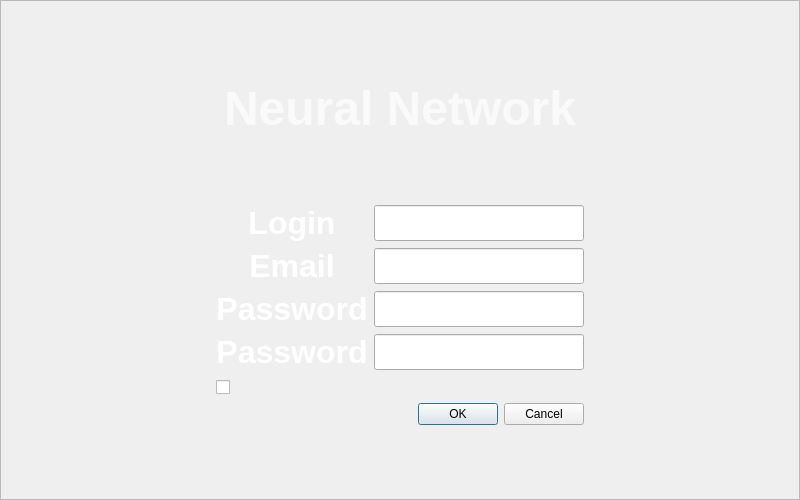
   <widget class="QFrame" name="winreg">
    <property name="geometry">
     <rect>
      <x>0</x>
      <y>0</y>
      <width>800</width>
      <height>500</height>
     </rect>
    </property>
    <property name="frameShape">
     <enum>QFrame::StyledPanel</enum>
    </property>
    <property name="frameShadow">
     <enum>QFrame::Raised</enum>
    </property>
    <layout class="QGridLayout" name="gridLayout_14">
     <item row="0" column="0">
      <layout class="QGridLayout" name="gridLayout_3">
       <item row="8" column="1" colspan="2">
        <widget class="QDialogButtonBox" name="buttonBox">
         <property name="enabled">
          <bool>true</bool>
         </property>
         <property name="font">
          <font>
           <family>MS Shell Dlg 2</family>
           <pointsize>14</pointsize>
           <weight>9</weight>
           <italic>false</italic>
           <bold>false</bold>
          </font>
         </property>
         <property name="cursor">
          <cursorShape>ArrowCursor</cursorShape>
         </property>
         <property name="styleSheet">
          <string notr="true">color: rgb(0, 0, 0);
font: 75 14pt &quot;MS Shell Dlg 2&quot;;</string>
         </property>
         <property name="orientation">
          <enum>Qt::Horizontal</enum>
         </property>
         <property name="standardButtons">
          <set>QDialogButtonBox::Cancel|QDialogButtonBox::Ok</set>
         </property>
         <property name="centerButtons">
          <bool>false</bool>
         </property>
        </widget>
       </item>
       <item row="0" column="1" colspan="2">
        <spacer name="verticalSpacer_10">
         <property name="orientation">
          <enum>Qt::Vertical</enum>
         </property>
         <property name="sizeHint" stdset="0">
          <size>
           <width>20</width>
           <height>40</height>
          </size>
         </property>
        </spacer>
       </item>
       <item row="1" column="1" colspan="2">
        <widget class="QLabel" name="title_NN_3">
         <property name="text">
          <string>&lt;html&gt;&lt;head/&gt;&lt;body&gt;&lt;p align=&quot;center&quot;&gt;&lt;span style=&quot; font-size:36pt; font-weight:600; color:#fafafa;&quot;&gt;Neural Network&lt;/span&gt;&lt;/p&gt;&lt;/body&gt;&lt;/html&gt;</string>
         </property>
        </widget>
       </item>
       <item row="9" column="1" colspan="2">
        <spacer name="verticalSpacer_11">
         <property name="orientation">
          <enum>Qt::Vertical</enum>
         </property>
         <property name="sizeHint" stdset="0">
          <size>
           <width>20</width>
           <height>40</height>
          </size>
         </property>
        </spacer>
       </item>
       <item row="7" column="1" colspan="2">
        <widget class="QCheckBox" name="consent">
         <property name="styleSheet">
          <string notr="true">font: 75 10pt &quot;MS Shell Dlg 2&quot;;
color: rgb(239, 239, 239);</string>
         </property>
         <property name="text">
          <string>Даю согласие на обработку персональных данных</string>
         </property>
        </widget>
       </item>
       <item row="4" column="1">
        <widget class="QLabel" name="title_Email">
         <property name="font">
          <font>
           <pointsize>24</pointsize>
          </font>
         </property>
         <property name="text">
          <string>&lt;html&gt;&lt;head/&gt;&lt;body&gt;&lt;p align=&quot;center&quot;&gt;&lt;span style=&quot; font-weight:600; color:#ffffff;&quot;&gt;Email&lt;/span&gt;&lt;/p&gt;&lt;/body&gt;&lt;/html&gt;</string>
         </property>
        </widget>
       </item>
       <item row="4" column="2">
        <widget class="QLineEdit" name="email">
         <property name="font">
          <font>
           <pointsize>18</pointsize>
          </font>
         </property>
        </widget>
       </item>
       <item row="5" column="2">
        <widget class="QLineEdit" name="pass">
         <property name="font">
          <font>
           <pointsize>18</pointsize>
          </font>
         </property>
         <property name="inputMethodHints">
          <set>Qt::ImhHiddenText|Qt::ImhNoAutoUppercase|Qt::ImhNoPredictiveText|Qt::ImhSensitiveData</set>
         </property>
         <property name="inputMask">
          <string/>
         </property>
         <property name="text">
          <string/>
         </property>
         <property name="echoMode">
          <enum>QLineEdit::Password</enum>
         </property>
        </widget>
       </item>
       <item row="3" column="1">
        <widget class="QLabel" name="title_Log_2">
         <property name="font">
          <font>
           <pointsize>24</pointsize>
          </font>
         </property>
         <property name="text">
          <string>&lt;html&gt;&lt;head/&gt;&lt;body&gt;&lt;p align=&quot;center&quot;&gt;&lt;span style=&quot; font-size:24pt; font-weight:600; color:#ffffff;&quot;&gt;Login&lt;/span&gt;&lt;/p&gt;&lt;/body&gt;&lt;/html&gt;</string>
         </property>
        </widget>
       </item>
       <item row="6" column="1">
        <widget class="QLabel" name="title_ConPas">
         <property name="text">
          <string>&lt;html&gt;&lt;head/&gt;&lt;body&gt;&lt;p align=&quot;center&quot;&gt;&lt;span style=&quot; font-size:24pt; font-weight:600; color:#ffffff;&quot;&gt;Password&lt;/span&gt;&lt;/p&gt;&lt;/body&gt;&lt;/html&gt;</string>
         </property>
        </widget>
       </item>
       <item row="3" column="2">
        <widget class="QLineEdit" name="login">
         <property name="font">
          <font>
           <pointsize>18</pointsize>
          </font>
         </property>
        </widget>
       </item>
       <item row="6" column="2">
        <widget class="QLineEdit" name="conpass">
         <property name="font">
          <font>
           <pointsize>18</pointsize>
          </font>
         </property>
         <property name="inputMethodHints">
          <set>Qt::ImhHiddenText|Qt::ImhNoAutoUppercase|Qt::ImhNoPredictiveText|Qt::ImhSensitiveData</set>
         </property>
         <property name="inputMask">
          <string/>
         </property>
         <property name="text">
          <string/>
         </property>
         <property name="echoMode">
          <enum>QLineEdit::Password</enum>
         </property>
        </widget>
       </item>
       <item row="5" column="1">
        <widget class="QLabel" name="title_Pas_2">
         <property name="text">
          <string>&lt;html&gt;&lt;head/&gt;&lt;body&gt;&lt;p align=&quot;center&quot;&gt;&lt;span style=&quot; font-size:24pt; font-weight:600; color:#ffffff;&quot;&gt;Password&lt;/span&gt;&lt;/p&gt;&lt;/body&gt;&lt;/html&gt;</string>
         </property>
        </widget>
       </item>
       <item row="2" column="1" colspan="2">
        <spacer name="verticalSpacer_12">
         <property name="orientation">
          <enum>Qt::Vertical</enum>
         </property>
         <property name="sizeHint" stdset="0">
          <size>
           <width>20</width>
           <height>40</height>
          </size>
         </property>
        </spacer>
       </item>
       <item row="0" column="3" rowspan="10">
        <spacer name="horizontalSpacer_6">
         <property name="orientation">
          <enum>Qt::Horizontal</enum>
         </property>
         <property name="sizeHint" stdset="0">
          <size>
           <width>40</width>
           <height>20</height>
          </size>
         </property>
        </spacer>
       </item>
       <item row="0" column="0" rowspan="10">
        <spacer name="horizontalSpacer_7">
         <property name="orientation">
          <enum>Qt::Horizontal</enum>
         </property>
         <property name="sizeHint" stdset="0">
          <size>
           <width>40</width>
           <height>20</height>
          </size>
         </property>
        </spacer>
       </item>
      </layout>
     </item>
    </layout>
   </widget>
